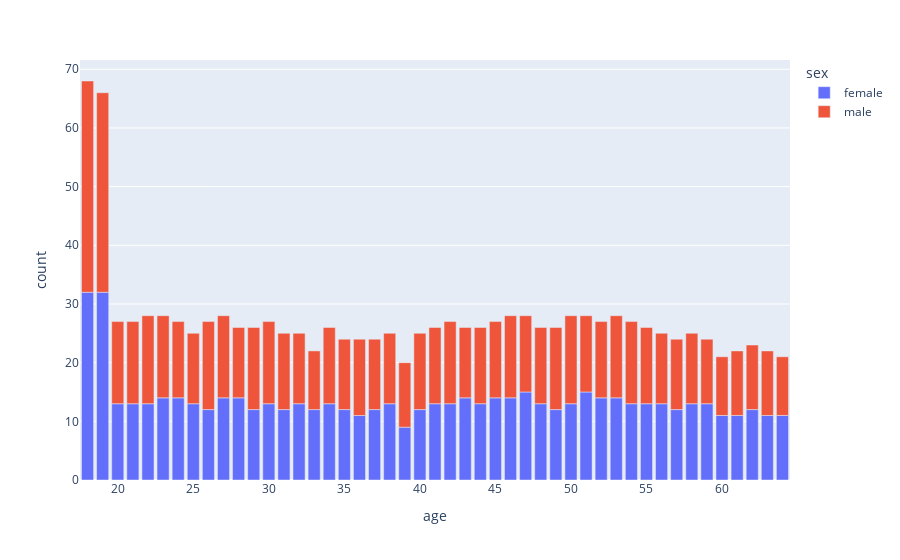

This figure's notebook cell:
### Code cell
#plolty
px.bar(data_frame=data,x="age",y="count",color="sex")

### Figure 1 — Plotly figure (JSON) as saved in the notebook; plotly's stock layout.template omitted (floating-point values rounded to 4 significant figures)
{"data": [{"alignmentgroup": "True", "hovertemplate": "sex=female<br>age=%{x}<br>count=%{y}<extra></extra>", "legendgroup": "female", "marker": {"color": "#636efa", "pattern": {"shape": ""}}, "name": "female", "offsetgroup": "female", "orientation": "v", "showlegend": true, "textposition": "auto", "type": "bar", "x": [18, 19, 20, 21, 22, 23, 24, 25, 26, 27, 28, 29, 30, 31, 32, 33, 34, 35, 36, 37, 38, 39, 40, 41, 42, 43, 44, 45, 46, 47, 48, 49, 50, 51, 52, 53, 54, 55, 56, 57, 58, 59, 60, 61, 62, 63, 64], "xaxis": "x", "y": [32, 32, 13, 13, 13, 14, 14, 13, 12, 14, 14, 12, 13, 12, 13, 12, 13, 12, 11, 12, 13, 9, 12, 13, 13, 14, 13, 14, 14, 15, 13, 12, 13, 15, 14, 14, 13, 13, 13, 12, 13, 13, 11, 11, 12, 11, 11], "yaxis": "y"}, {"alignmentgroup": "True", "hovertemplate": "sex=male<br>age=%{x}<br>count=%{y}<extra></extra>", "legendgroup": "male", "marker": {"color": "#EF553B", "pattern": {"shape": ""}}, "name": "male", "offsetgroup": "male", "orientation": "v", "showlegend": true, "textposition": "auto", "type": "bar", "x": [18, 19, 20, 21, 22, 23, 24, 25, 26, 27, 28, 29, 30, 31, 32, 33, 34, 35, 36, 37, 38, 39, 40, 41, 42, 43, 44, 45, 46, 47, 48, 49, 50, 51, 52, 53, 54, 55, 56, 57, 58, 59, 60, 61, 62, 63, 64], "xaxis": "x", "y": [36, 34, 14, 14, 15, 14, 13, 12, 15, 14, 12, 14, 14, 13, 12, 10, 13, 12, 13, 12, 12, 11, 13, 13, 14, 12, 13, 13, 14, 13, 13, 14, 15, 13, 13, 14, 14, 13, 12, 12, 12, 11, 10, 11, 11, 11, 10], "yaxis": "y"}], "layout": {"barmode": "relative", "legend": {"title": {"text": "sex"}, "tracegroupgap": 0}, "margin": {"t": 60}, "xaxis": {"anchor": "y", "domain": [0, 1], "title": {"text": "age"}}, "yaxis": {"anchor": "x", "domain": [0, 1], "title": {"text": "count"}}}}
